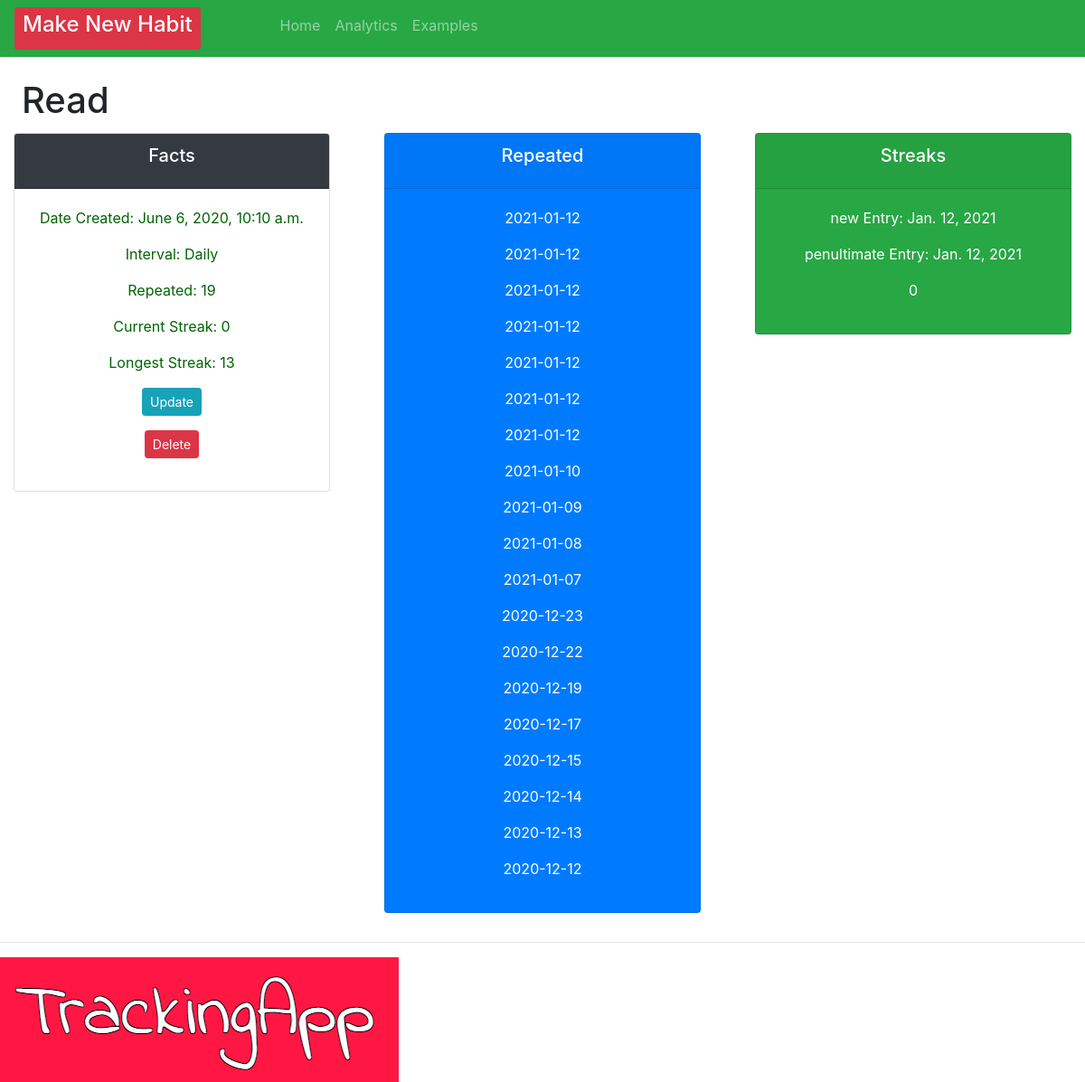
/habit/100, run on the app's committed database.
### crm/models.py (models this page shows, shortened)
class Order(models.Model):
    INTERVAL = (
            ('Daily', 'Daily'),
            ('Weekly', 'Weekly' ),
                      )
    habit = models.CharField(max_length=200, null=True, blank=True)
    interval = models.CharField(max_length=400, null=True, choices=INTERVAL)
    checked = models.IntegerField(blank=True, default=0, null=True)
    streak = models.IntegerField(blank=True, default=0, null=True)
    longestStreak = models.IntegerField(blank=True, default=0, null=True)
    created = models.DateTimeField(auto_now=True, auto_now_add=False, editable=False, null=True, blank=True)
    checkedList = models.ManyToManyField(Repeats)
    timeStamp = models.DateTimeField(auto_now=True, blank=True)
    date_created = models.DateTimeField(auto_now_add=True, null=True, editable=False, blank=True)
    dateAsString = models.CharField(max_length=200, null=True, blank=True)

class Repeats(models.Model):
    dateAsString = models.CharField(max_length=200, null=True, blank=True)

### crm/views.py (the view)
# urls.py: path('habit/<str:pk>', views.habit, name="habit"),
def habit(request, pk):
    testData = [{
        'habit': 'Call Mum',
        'interval': 'Weekly',
        'date_created': '2020-09-12'
    }]
    repeats = Repeats.objects.get(id=pk)
    orders = Order.objects.all()
    order = Order.objects.get(id=pk)
    repeat = order.checkedList.filter()
    streak = order.streak
    dateArray = order.checkedList.all().order_by('-dateAsString')
    penultimate = dateArray[1].dateAsString
    lastChecked = parse_date(penultimate)
    today1 = dateArray.first().dateAsString
    today = parse_date(today1)
    order.save()
    context = {"today": today, "lastTimeStamp": lastChecked, "testData": testData, "current_streak":streak, "order":order, "repeats": repeats, "repeat": repeat}
    return render(request, 'habit/habit.html', context)

### crm/templates/habit/habit.html (shortened to what this page needs)
{% extends 'habit/main.html' %}
{% block content %}
<br>
<h1 style="margin-left: 2%; margin-bottom: 1%;">
    <td>
        {{ order.habit }}
    </td>
</h1>
<div class="row">
    <div class="col">
        <div class="col-md">
            <div class="card text-center text-white mb-3" id="total-orders">
                <div class="card-header  bg-dark">
                    <h5 class="card-title">Facts</h5>
                </div>
                <div class="card-body">
                    <p style="color: darkgreen">Date Created: {{order.date_created}}</p>
                    <p style="color: darkgreen">Interval: {{ order.interval }}</p>
                    <p style="color: darkgreen">Repeated: {{ order.checkedList.count }}</p>
                    <p style="color: darkgreen">Current Streak:  {{current_streak}}</p>
                    <p style="color: darkgreen">Longest Streak: {{order.longestStreak}}</p>
                    <p> <a a class="btn btn-sm btn-info" href="{% url 'update_habit' order.id %}">Update</a></p>
                    <p> <a a class="btn btn-sm btn-danger" href="{% url 'delete' order.id %}">Delete</a></p>
                </div>
            </div>
        </div>
    </div>
    <div class="col">
        <div class="col-md">
            <div class="card text-center text-white bg-primary mb-3" id="total-orders">
                <div class="card-header">
                    <h5 class="card-title text-white">Repeated</h5>
                </div>
                <div class="card-body">
                    {% for check in repeat reversed %}
                    <p>{{check.dateAsString}}</p>
                    {%endfor%}
                </div>
            </div>
        </div>
    </div>
    <div class="col">
        <div class="col-md">
            <div class="card text-center mb-3 bg-success text-white" id="total-orders">
                <div class="card-header">
                    <h5 class="card-title">Streaks</h5>
                </div>
                <div class="card-body">
                    <p>new Entry: {{today}}</p>
                    <p>penultimate Entry: {{lastTimeStamp}}</p>
                    <p>    {{current_streak}}        </p>
                </div>
            </div>
        </div>
    </div>
</div>
{% endblock %}

### data on the page
Order: habit "Read", date_created "June 6, 2020, 10:10 a.m.", interval "Daily", checkedList.count "19", longestStreak "13"
Repeats: dateAsString "2021-01-12"
Repeats: dateAsString "2021-01-12"
Repeats: dateAsString "2021-01-12"
Repeats: dateAsString "2021-01-12"
Repeats: dateAsString "2021-01-12"
Repeats: dateAsString "2021-01-12"
Repeats: dateAsString "2021-01-12"
Repeats: dateAsString "2021-01-10"
Repeats: dateAsString "2021-01-09"
Repeats: dateAsString "2021-01-08"
Repeats: dateAsString "2021-01-07"
Repeats: dateAsString "2020-12-23"
Repeats: dateAsString "2020-12-22"
Repeats: dateAsString "2020-12-19"
Repeats: dateAsString "2020-12-17"
Repeats: dateAsString "2020-12-15"
Repeats: dateAsString "2020-12-14"
Repeats: dateAsString "2020-12-13"
Repeats: dateAsString "2020-12-12"

### other printed values
{{ current_streak }} "0"
{{ today }} "Jan. 12, 2021"
{{ lastTimeStamp }} "Jan. 12, 2021"
